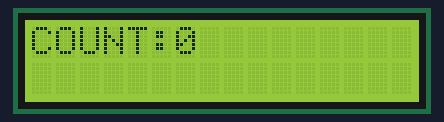
Recording of a sketch running on a simulated Arduino Uno, built with avr-gcc and run on an emulated ATmega328P. Parts: 16×2 character LCD.

Above: at 0.1 s.
At 2.1 s:
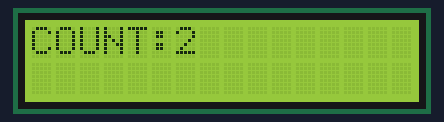
At 5.1 s:
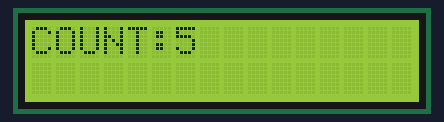
At 10.1 s:
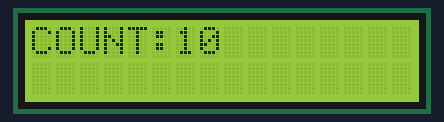
At 15.1 s:
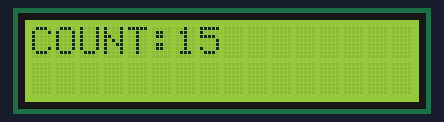
At 20.1 s:
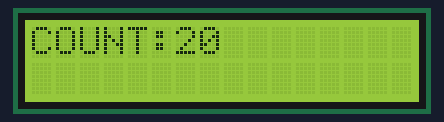

The sketch:

count20.ino
```cpp
#include <LiquidCrystal.h>
LiquidCrystal MyLCD(12, 11, 5, 4, 3, 2);
void setup() {
  // put your setup code here, to run once:
 MyLCD.begin(16,2);
 MyLCD.home();
 MyLCD.print("COUNT:");
 for(int i = 0; i <= 20; i++){

MyLCD.setCursor(6, 0);
MyLCD.print(i);
delay(1000);
}


}

void loop() {


}
```

Measured:
- what the display in image 1 shows lasts 1.0 s, from 2.1 s to 3.1 s
